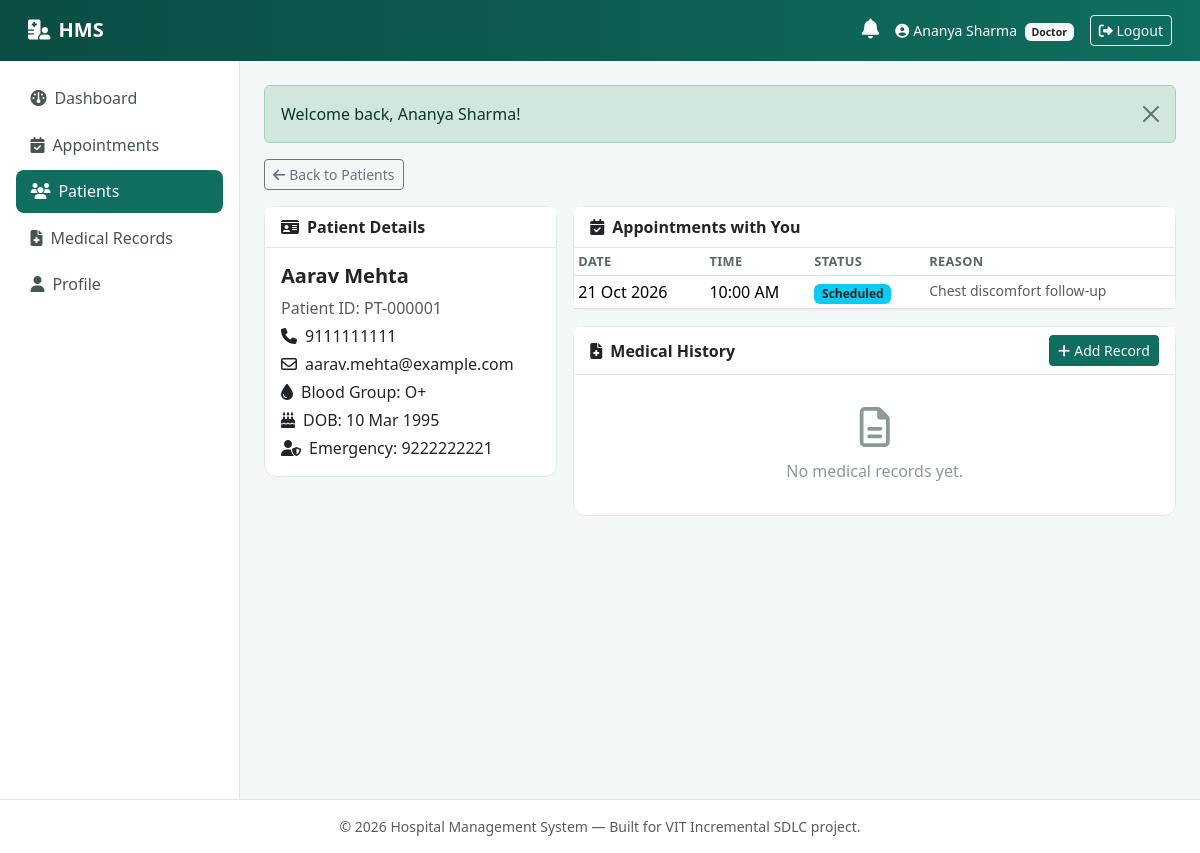
The app's page /doctor/patients.php?id=1 (signed in) with its own data.
### tables this page shows
CREATE TABLE patients (
    id INT AUTO_INCREMENT PRIMARY KEY,
    user_id INT NOT NULL UNIQUE,
    patient_id VARCHAR(20) NOT NULL UNIQUE,         
    emergency_contact VARCHAR(50) DEFAULT NULL,
    blood_group VARCHAR(5) DEFAULT NULL,
    created_at TIMESTAMP NOT NULL DEFAULT CURRENT_TIMESTAMP,
    CONSTRAINT fk_patients_user FOREIGN KEY (user_id) REFERENCES users(id) ON DELETE CASCADE
);

CREATE TABLE users (
    id INT AUTO_INCREMENT PRIMARY KEY,
    name VARCHAR(150) NOT NULL,
    email VARCHAR(150) NOT NULL UNIQUE,
    password VARCHAR(255) NOT NULL,                
    role ENUM('patient','doctor','admin') NOT NULL,
    phone VARCHAR(20) DEFAULT NULL,
    address VARCHAR(255) DEFAULT NULL,
    date_of_birth DATE DEFAULT NULL,
    status ENUM('active','inactive') NOT NULL DEFAULT 'active',
    created_at TIMESTAMP NOT NULL DEFAULT CURRENT_TIMESTAMP,
    INDEX idx_users_role (role),
    INDEX idx_users_status (status)
);

CREATE TABLE appointments (
    id INT AUTO_INCREMENT PRIMARY KEY,
    patient_id INT NOT NULL,
    doctor_id INT NOT NULL,
    appointment_date DATE NOT NULL,
    appointment_time TIME NOT NULL,
    status ENUM('Scheduled','Confirmed','Completed','Cancelled','Rescheduled') NOT NULL DEFAULT 'Scheduled',
    reason VARCHAR(255) DEFAULT NULL,
    created_at TIMESTAMP NOT NULL DEFAULT CURRENT_TIMESTAMP,
    CONSTRAINT fk_appt_patient FOREIGN KEY (patient_id) REFERENCES patients(id) ON DELETE CASCADE,
    CONSTRAINT fk_appt_doctor FOREIGN KEY (doctor_id) REFERENCES doctors(id) ON DELETE CASCADE,
    INDEX idx_appt_doctor_date (doctor_id, appointment_date),
    INDEX idx_appt_patient (patient_id),
    INDEX idx_appt_status (status),
     
     
     
     
     
    UNIQUE KEY uq_doctor_slot (doctor_id, appointment_date, appointment_time)
);

### includes/functions.php (called while the page is built, shortened)
<?php
function esc(?string $value): string
{
    return htmlspecialchars($value ?? '', ENT_QUOTES, 'UTF-8');
}
function formatDate(?string $date): string
{
    return date('d M Y', strtotime($date));
}
function formatTime(?string $time): string
{
    return date('h:i A', strtotime($time));
}
function statusBadgeClass(string $status): string
{
    $map = [
        'Scheduled'   => 'bg-info text-dark',
        'Confirmed'   => 'bg-primary',
        'Completed'   => 'bg-success',
        'Cancelled'   => 'bg-danger',
        'Rescheduled' => 'bg-warning text-dark',
        'Unpaid'      => 'bg-danger',
        'Paid'        => 'bg-success',
        'Failed'      => 'bg-danger',
        'Pending'     => 'bg-warning text-dark',
        'active'      => 'bg-success',
        'inactive'    => 'bg-secondary',
        'Available'   => 'bg-success',
        'Occupied'    => 'bg-danger',
    ];
    return $map[$status] ?? 'bg-secondary';
}

### doctor/patients.php (the view, shortened to what this page needs)
<?php
$pdo = getDB();
$doctor = currentDoctorRecord($pdo);
$viewPatientId = isset($_GET['id']) ? (int)$_GET['id'] : null;
if ($viewPatientId) {
    $stmt = $pdo->prepare('SELECT u.*, p.patient_id AS patient_code, p.blood_group, p.emergency_contact
                            FROM patients p JOIN users u ON p.user_id = u.id WHERE p.id = ?');
    $stmt->execute([$viewPatientId]);
    $patientDetail = $stmt->fetch();
    $stmt = $pdo->prepare("SELECT * FROM appointments WHERE patient_id = ? AND doctor_id = ? ORDER BY appointment_date DESC");
    $stmt->execute([$viewPatientId, $doctor['id']]);
    $patientAppointments = $stmt->fetchAll();
    $stmt = $pdo->prepare("SELECT mr.*, u.name AS doctor_name FROM medical_records mr
                            JOIN doctors d ON mr.doctor_id = d.id JOIN users u ON d.user_id = u.id
                            WHERE mr.patient_id = ? ORDER BY mr.created_at DESC");
    $stmt->execute([$viewPatientId]);
    $records = $stmt->fetchAll();
    include __DIR__ . '/../includes/header.php';
    include __DIR__ . '/../includes/navbar.php';
    ?>
    <a href="patients.php" class="btn btn-sm btn-outline-secondary mb-3"><i class="fa-solid fa-arrow-left me-1"></i>Back to Patients</a>
    <div class="row g-3">
      <div class="col-lg-4">
        <div class="card">
          <div class="card-header"><i class="fa-solid fa-id-card me-2"></i>Patient Details</div>
          <div class="card-body">
            <h5 class="fw-bold"><?= esc($patientDetail['name']) ?></h5>
            <p class="text-muted mb-1">Patient ID: <?= esc($patientDetail['patient_code']) ?></p>
            <p class="mb-1"><i class="fa-solid fa-phone me-2"></i><?= esc($patientDetail['phone']) ?></p>
            <p class="mb-1"><i class="fa-regular fa-envelope me-2"></i><?= esc($patientDetail['email']) ?></p>
            <p class="mb-1"><i class="fa-solid fa-droplet me-2"></i>Blood Group: <?= esc($patientDetail['blood_group'] ?: '-') ?></p>
            <p class="mb-1"><i class="fa-solid fa-cake-candles me-2"></i>DOB: <?= formatDate($patientDetail['date_of_birth']) ?></p>
            <p class="mb-0"><i class="fa-solid fa-user-shield me-2"></i>Emergency: <?= esc($patientDetail['emergency_contact'] ?: '-') ?></p>
          </div>
        </div>
      </div>
      <div class="col-lg-8">
        <div class="card mb-3">
          <div class="card-header"><i class="fa-solid fa-calendar-check me-2"></i>Appointments with You</div>
          <div class="card-body p-0">
            <div class="table-responsive">
              <table class="table table-sm mb-0">
                <thead><tr><th>Date</th><th>Time</th><th>Status</th><th>Reason</th></tr></thead>
                <tbody>
                <?php foreach ($patientAppointments as $a): ?>
                  <tr>
                    <td><?= formatDate($a['appointment_date']) ?></td>
                    <td><?= formatTime($a['appointment_time']) ?></td>
                    <td><span class="badge <?= statusBadgeClass($a['status']) ?>"><?= esc($a['status']) ?></span></td>
                    <td class="small text-muted"><?= esc($a['reason'] ?: '-') ?></td>
                  </tr>
                <?php endforeach; ?>
                </tbody>
              </table>
            </div>
          </div>
        </div>
        <div class="card">
          <div class="card-header d-flex justify-content-between align-items-center">
            <span><i class="fa-solid fa-file-medical me-2"></i>Medical History</span>
            <a href="medical_records.php?patient_id=<?= $viewPatientId ?>" class="btn btn-sm btn-primary"><i class="fa-solid fa-plus me-1"></i>Add Record</a>
          </div>
          <div class="card-body">
            <?php if (!$records): ?>
              <div class="empty-state py-3"><i class="fa-regular fa-file-lines"></i>No medical records yet.</div>
            <?php endif; ?>
          </div>
        </div>
      </div>
    </div>
    <?php
    include __DIR__ . '/../includes/footer.php';
    exit;
}
include __DIR__ . '/../includes/header.php';
include __DIR__ . '/../includes/navbar.php';
?>
<?php include __DIR__ . '/../includes/footer.php'; ?>

### assets/css/style.css (style rules this page uses)
:root { --hms-primary: #0f6e5f; --hms-primary-dark: #0a4d43; --hms-accent: #2f9e8f; --hms-bg: #f4f7f8; --hms-sidebar-bg: #ffffff; --hms-border: #e3e8ea; }
body { background-color: var(--hms-bg); font-family: 'Segoe UI', Roboto, -apple-system, BlinkMacSystemFont, sans-serif; color: #1f2d2b; }
.card { border-radius: 12px; border: 1px solid var(--hms-border); }
.card-header { background: #fff; border-bottom: 1px solid var(--hms-border); font-weight: 600; }
.table thead th { color: #526b64; font-size: 0.8rem; text-transform: uppercase; letter-spacing: 0.03em; border-bottom-width: 1px; }
.btn-primary { background: var(--hms-primary); border-color: var(--hms-primary); }
.empty-state { text-align: center; padding: 3rem 1rem; color: #8a9b95; }
.empty-state i { font-size: 2.5rem; margin-bottom: 0.75rem; display: block; }

### records on screen
patients: user.name "Aarav Mehta", patient "PT-000001", user.phone "9111111111", user.email "aarav.mehta@example.com", blood_group "O+", user.date_of_birth "10 Mar 1995", emergency_contact "9222222221"
appointments: appointment_date "21 Oct 2026", appointment_time "10:00 AM", status "Scheduled", reason "Chest discomfort follow-up"

### other values on screen
$_SESSION['name'] "Ananya Sharma"
$role "Doctor"
$label "Dashboard"
$label "Appointments"
$label "Patients"
$label "Medical Records"
$label "Profile"
$flash['message'] "Welcome back, Ananya Sharma!"
